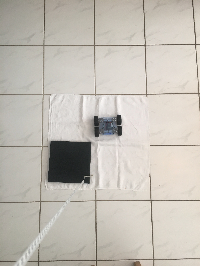
#> input picture Images/3.png, 200 x 266 px, found by its file name
$ python U_Image_Test.py
#> lines starting #> are read from the running program, lines starting #| are printed output that depends on the picture
"""
    Replacement option for cv2.
    New: script to get values from different pixel
"""

from PIL import Image
import numpy as np

width = 100


def load_PIL(image_path):
#> called with image_path = 'Images/Artificial/3.png'
    img = Image.open(image_path).convert('L')

    w, h = img.size
#> w = 200; h = 266

    height = int(h * (width / w))
#> height = 133
    new_img = img.resize((width, height))
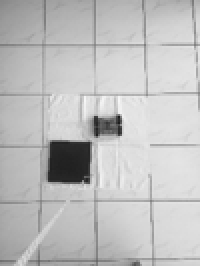
#> new_img: PIL image 100x133 L (shown 2 times larger); min 28, max 247, mean 191.2

    new_img.show()

    img_arr = np.array(new_img)

    return img_arr


img = load_PIL("Images/Artificial/3.png")

print(img.shape)
#| (133, 100)

while True:
    print("Get value from position")
#> (the run stopped early here; a loop or call above may not have finished)

$ run again, with Images/1.png copied over Images/3.png
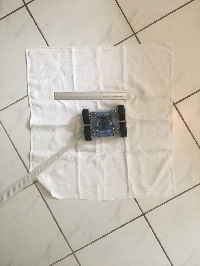
#> input picture Images/1.png, 200 x 266 px, found by its file name
#> in load_PIL, `img = Image.open(image_path).convert('L')`:
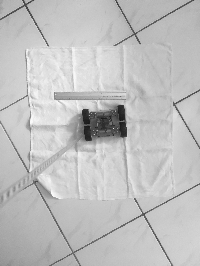
#> img: PIL image 200x266 L; min 19, max 250, mean 191.8
#> in load_PIL, `new_img = img.resize((width, height))`:
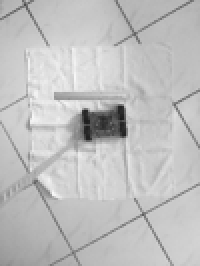
#> new_img: PIL image 100x133 L (shown 2 times larger); min 26, max 249, mean 191.8
#| (133, 100)

$ run again, with Images/2.png copied over Images/3.png
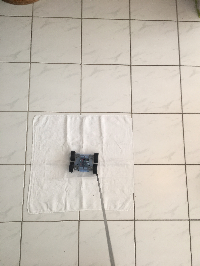
#> input picture Images/2.png, 200 x 266 px, found by its file name
#> in load_PIL, `new_img = img.resize((width, height))`:
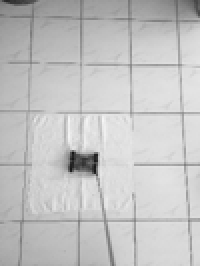
#> new_img: PIL image 100x133 L (shown 2 times larger); min 21, max 245, mean 195.1
#| (133, 100)

$ run again, with Images/4.png copied over Images/3.png
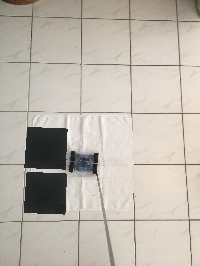
#> input picture Images/4.png, 200 x 266 px, found by its file name
#> in load_PIL, `new_img = img.resize((width, height))`:
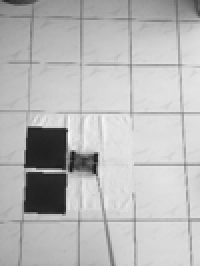
#> new_img: PIL image 100x133 L (shown 2 times larger); min 21, max 250, mean 184.6
#| (133, 100)
